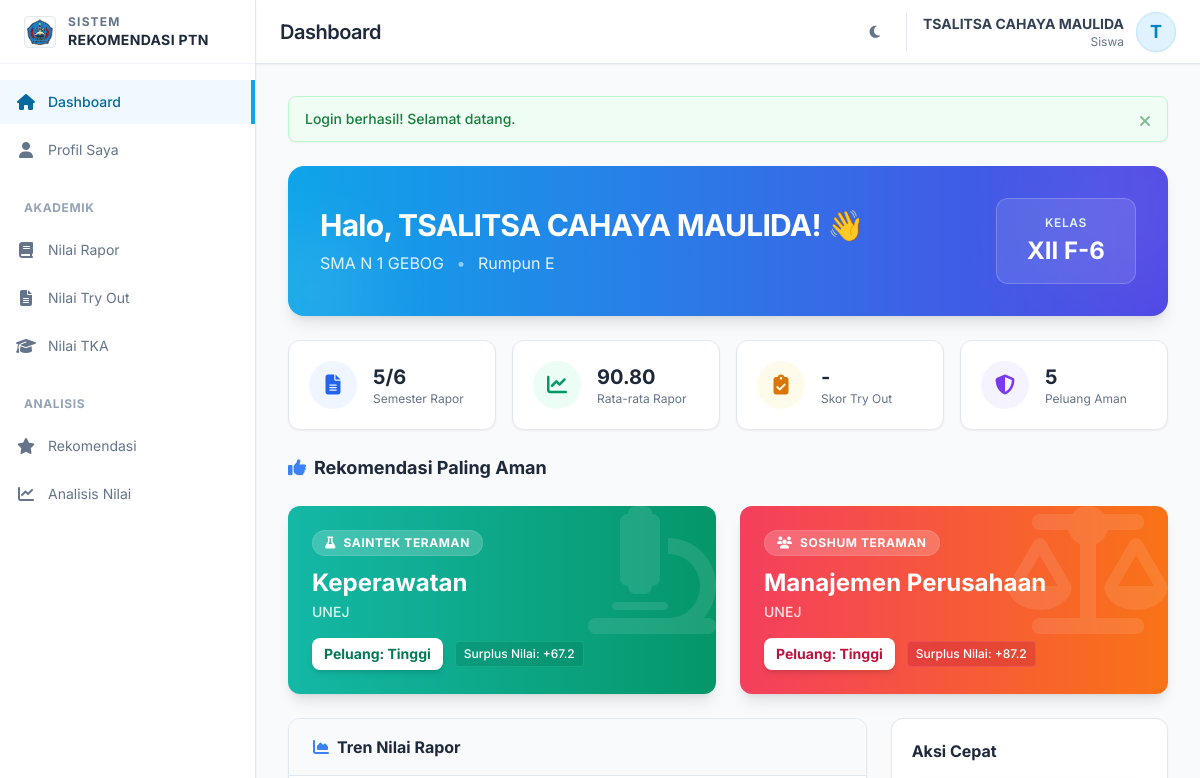
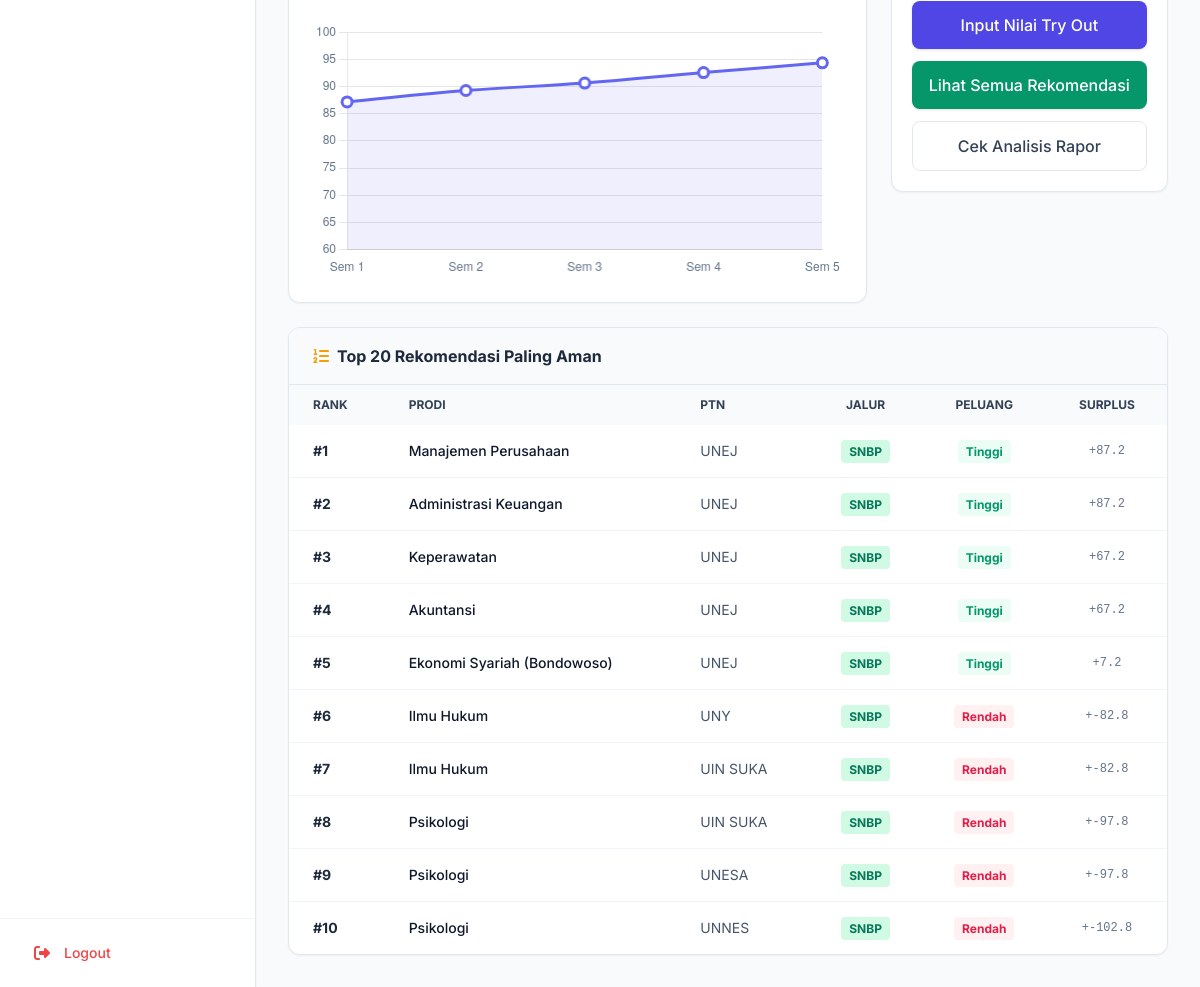
The app's page /siswa/dashboard.php (signed in) with its own data (2 pictures, top to bottom).
### tables this page shows
CREATE TABLE `users` (
  `id` int NOT NULL,
  `username` varchar(50) NOT NULL,
  `password` varchar(255) NOT NULL,
  `role` enum('siswa','admin') DEFAULT 'siswa',
  `nama` varchar(100) NOT NULL,
  `is_active` tinyint(1) DEFAULT '1',
  `created_at` timestamp NULL DEFAULT CURRENT_TIMESTAMP,
  `updated_at` timestamp NULL DEFAULT CURRENT_TIMESTAMP ON UPDATE CURRENT_TIMESTAMP
);

CREATE TABLE `siswa_profile` (
  `id` int NOT NULL,
  `user_id` int NOT NULL,
  `nisn` varchar(20) DEFAULT NULL,
  `kelas` varchar(20) DEFAULT NULL,
  `kode_rumpun` varchar(5) DEFAULT NULL,
  `asal_sekolah` varchar(100) DEFAULT 'SMAN 1 Gebog',
  `tahun_lulus` int DEFAULT NULL,
  `minat_saintek` text,
  `minat_soshum` text,
  `foto` varchar(255) DEFAULT NULL,
  `created_at` timestamp NULL DEFAULT CURRENT_TIMESTAMP,
  `updated_at` timestamp NULL DEFAULT CURRENT_TIMESTAMP ON UPDATE CURRENT_TIMESTAMP,
  `status` enum('Aktif','Lulus','Pindah') DEFAULT 'Aktif'
);

CREATE TABLE `rekomendasi` (
  `id` int NOT NULL,
  `siswa_id` int NOT NULL,
  `prodi_id` int NOT NULL,
  `jalur` enum('SNBP','SNBT') NOT NULL,
  `skor` decimal(6,2) DEFAULT '0.00',
  `peluang` enum('Tinggi','Sedang','Rendah') DEFAULT 'Sedang',
  `alasan` text,
  `ranking` int DEFAULT '0',
  `created_at` timestamp NULL DEFAULT CURRENT_TIMESTAMP
);

CREATE TABLE `prodi` (
  `id` int NOT NULL,
  `ptn_id` int NOT NULL,
  `nama` varchar(150) NOT NULL,
  `jenjang` varchar(10) DEFAULT 'S1',
  `fakultas` varchar(100) DEFAULT NULL,
  `rumpun` varchar(50) DEFAULT 'Saintek',
  `passing_grade` decimal(10,2) DEFAULT '0.00',
  `daya_tampung_snbp` int DEFAULT '0',
  `daya_tampung_snbt` int DEFAULT '0',
  `daya_tampung` int DEFAULT '0',
  `akreditasi` enum('Unggul','Baik Sekali','Baik','A','B','C') DEFAULT 'Baik',
  `deskripsi` text,
  `prospek_kerja` text,
  `created_at` timestamp NULL DEFAULT CURRENT_TIMESTAMP
);

CREATE TABLE `ptn` (
  `id` int NOT NULL,
  `nama` varchar(150) NOT NULL,
  `singkatan` varchar(20) DEFAULT NULL,
  `kota` varchar(100) DEFAULT '-',
  `provinsi` varchar(100) DEFAULT '-',
  `alamat` text,
  `website` varchar(255) DEFAULT '-',
  `jenis` varchar(50) DEFAULT 'Negeri',
  `created_at` timestamp NULL DEFAULT CURRENT_TIMESTAMP
);

### siswa/dashboard.php (the view, shortened to what the rows shown need)
<?php
$pageTitle = 'Dashboard';
require_once __DIR__ . '/../includes/Database.php';
require_once __DIR__ . '/../includes/Auth.php';
$db = Database::getInstance();
require_once __DIR__ . '/../templates/header-siswa.php';
$siswaId = $_SESSION['siswa_id'];
if (!isset($profile) || !$profile) {
    $profile = $db->queryOne("SELECT * FROM siswa_profile WHERE id = ?", [$siswaId]);
}
$nilaiRapor = $db->query("SELECT * FROM nilai_rapor WHERE siswa_id = ? ORDER BY semester ASC", [$siswaId]);
$topSaintek = $db->queryOne("
    SELECT r.*, p.nama as prodi_nama, pt.singkatan as ptn_singkatan,
           (r.skor - p.passing_grade) as safety_margin
    FROM rekomendasi r
    JOIN prodi p ON r.prodi_id = p.id
    JOIN ptn pt ON p.ptn_id = pt.id
    WHERE r.siswa_id = ?
    AND (p.rumpun LIKE '%Saintek%' OR p.rumpun LIKE '%Teknik%' OR p.rumpun LIKE '%Sains%' OR p.nama LIKE '%Teknik%')
    ORDER BY safety_margin DESC
    LIMIT 1
", [$siswaId]);
$topSoshum = $db->queryOne("
    SELECT r.*, p.nama as prodi_nama, pt.singkatan as ptn_singkatan,
           (r.skor - p.passing_grade) as safety_margin
    FROM rekomendasi r
    JOIN prodi p ON r.prodi_id = p.id
    JOIN ptn pt ON p.ptn_id = pt.id
    WHERE r.siswa_id = ?
    AND (p.rumpun LIKE '%Soshum%' OR p.rumpun LIKE '%Sosial%' OR p.rumpun LIKE '%Hum%' OR p.nama LIKE '%Hukum%' OR p.nama LIKE '%Manajemen%')
    ORDER BY safety_margin DESC
    LIMIT 1
", [$siswaId]);
$top20List = $db->query("
    SELECT r.*, p.nama as prodi_nama, pt.singkatan as ptn_singkatan, p.daya_tampung_snbp, p.daya_tampung_snbt,
           (r.skor - p.passing_grade) as safety_margin
    FROM rekomendasi r
    JOIN prodi p ON r.prodi_id = p.id
    JOIN ptn pt ON p.ptn_id = pt.id
    WHERE r.siswa_id = ?
    ORDER BY safety_margin DESC
    LIMIT 20
", [$siswaId]);
?>
<div class="space-y-6">
    <div class="relative overflow-hidden rounded-2xl bg-gradient-to-r from-sky-500 to-indigo-600 p-8 text-white shadow-lg dark:from-sky-700 dark:to-indigo-800">
        <div class="relative z-10 flex flex-col justify-between gap-6 md:flex-row md:items-center">
            <div>
                <h2 class="mb-2 text-3xl font-bold tracking-tight">Halo, <?= sanitize($profile['nama'] ?? $user['nama']) ?>! 👋</h2>
                <p class="text-sky-100">
                    <?= !empty($profile['asal_sekolah']) ? sanitize($profile['asal_sekolah']) : 'Selamat Datang' ?>
                    <span class="mx-2 opacity-60">•</span>
                    <?= !empty($profile['kode_rumpun']) ? 'Rumpun ' . $profile['kode_rumpun'] : 'Mapel Pilihan' ?>
                </p>
            </div>
            <div class="min-w-[140px] rounded-xl border border-white/20 bg-white/10 p-4 text-center backdrop-blur-sm">
                <p class="mb-1 text-xs font-semibold uppercase tracking-wider text-sky-100">Kelas</p>
                <div class="text-2xl font-bold"><?= $profile['kelas'] ?? '-' ?></div>
            </div>
        </div>
    </div>
    <div class="grid grid-cols-1 md:grid-cols-2 gap-6">
        <div class="relative bg-gradient-to-r from-teal-500 to-emerald-600 rounded-xl p-6 text-white shadow-lg overflow-hidden group transition hover:shadow-xl">
            <div class="relative z-10">
                <div class="flex items-center gap-2 mb-3">
                    <span class="bg-white/20 backdrop-blur-md px-3 py-1 rounded-full text-xs font-bold uppercase tracking-wider border border-white/10"><i class="fas fa-flask mr-1"></i> Saintek Teraman</span>
                </div>
                <?php if($topSaintek): ?>
                    <h3 class="text-2xl font-bold mb-1 leading-tight"><?= $topSaintek['prodi_nama'] ?></h3>
                    <p class="text-emerald-50 font-medium mb-4 text-sm opacity-90"><?= $topSaintek['ptn_singkatan'] ?></p>
                    <div class="inline-flex items-center gap-3">
                        <div class="bg-white text-emerald-700 px-3 py-1.5 rounded-lg font-bold shadow-md text-sm">
                            Peluang: <?= $topSaintek['peluang'] ?>
                        </div>
                        <span class="text-xs font-medium bg-emerald-700/30 px-2 py-1 rounded border border-emerald-400/30">
                            Surplus Nilai: +<?= number_format($topSaintek['safety_margin'], 1) ?>
                        </span>
                    </div>
                <?php else: ?>
                    <p class="italic opacity-80 text-sm py-4">Belum ada rekomendasi Saintek yang aman.</p>
                <?php endif; ?>
            </div>
        </div>
        <div class="relative bg-gradient-to-r from-rose-500 to-orange-500 rounded-xl p-6 text-white shadow-lg overflow-hidden group transition hover:shadow-xl">
            <div class="relative z-10">
                <div class="flex items-center gap-2 mb-3">
                    <span class="bg-white/20 backdrop-blur-md px-3 py-1 rounded-full text-xs font-bold uppercase tracking-wider border border-white/10"><i class="fas fa-users mr-1"></i> Soshum Teraman</span>
                </div>
                <?php if($topSoshum): ?>
                    <h3 class="text-2xl font-bold mb-1 leading-tight"><?= $topSoshum['prodi_nama'] ?></h3>
                    <p class="text-rose-50 font-medium mb-4 text-sm opacity-90"><?= $topSoshum['ptn_singkatan'] ?></p>
                    <div class="inline-flex items-center gap-3">
                        <div class="bg-white text-rose-700 px-3 py-1.5 rounded-lg font-bold shadow-md text-sm">
                            Peluang: <?= $topSoshum['peluang'] ?>
                        </div>
                        <span class="text-xs font-medium bg-rose-700/30 px-2 py-1 rounded border border-rose-400/30">
                            Surplus Nilai: +<?= number_format($topSoshum['safety_margin'], 1) ?>
                        </span>
                    </div>
                <?php else: ?>
                    <p class="italic opacity-80 text-sm py-4">Belum ada rekomendasi Soshum yang aman.</p>
                <?php endif; ?>
            </div>
        </div>
    </div>
    <div class="overflow-hidden rounded-xl border border-slate-200 bg-white shadow-sm dark:border-slate-700 dark:bg-slate-800">
        <div class="overflow-x-auto">
            <table class="w-full text-left text-sm text-slate-600 dark:text-slate-400">
                <thead class="bg-slate-50 text-xs uppercase text-slate-700 dark:bg-slate-700 dark:text-slate-200">
                    <tr>
                        <th class="px-6 py-3">Rank</th>
                        <th class="px-6 py-3">Prodi</th>
                        <th class="px-6 py-3">PTN</th>
                        <th class="px-6 py-3 text-center">Jalur</th>
                        <th class="px-6 py-3 text-center">Peluang</th>
                        <th class="px-6 py-3 text-center">Surplus</th>
                    </tr>
                </thead>
                <tbody class="divide-y divide-slate-100 dark:divide-slate-700">
                    <?php if(empty($top20List)): ?>
                        <tr><td colspan="6" class="px-6 py-8 text-center text-slate-400 italic">Belum ada data rekomendasi.</td></tr>
                    <?php else: ?>
                        <?php foreach($top20List as $idx => $row): ?>
                        <tr class="hover:bg-slate-50 dark:hover:bg-slate-700/50">
                            <td class="px-6 py-4 font-bold text-slate-800 dark:text-white">#<?= $idx + 1 ?></td>
                            <td class="px-6 py-4 font-medium text-slate-900 dark:text-white"><?= $row['prodi_nama'] ?></td>
                            <td class="px-6 py-4"><?= $row['ptn_singkatan'] ?></td>
                            <td class="px-6 py-4 text-center">
                                <span class="rounded px-2 py-1 text-xs font-bold <?= $row['jalur'] == 'SNBP' ? 'bg-emerald-100 text-emerald-700' : 'bg-blue-100 text-blue-700' ?>"><?= $row['jalur'] ?></span>
                            </td>
                            <td class="px-6 py-4 text-center">
                                <?php
                                    $cls = match($row['peluang']) { 'Tinggi'=>'text-emerald-600 bg-emerald-50', 'Sedang'=>'text-amber-600 bg-amber-50', default=>'text-rose-600 bg-rose-50' };
                                ?>
                                <span class="rounded px-2 py-1 text-xs font-bold <?= $cls ?>"><?= $row['peluang'] ?></span>
                            </td>
                            <td class="px-6 py-4 text-center text-xs font-mono font-medium text-slate-500">
                                +<?= number_format($row['safety_margin'], 1) ?>
                            </td>
                        </tr>
                        <?php endforeach; ?>
                    <?php endif; ?>
                </tbody>
            </table>
        </div>
    </div>
    <?php if (!empty($nilaiRapor)): ?>
    <script>
        document.addEventListener('DOMContentLoaded', function () {
            const ctx = document.getElementById('nilaiChart');
            if (ctx) {
                const isDark = document.documentElement.classList.contains('dark');
                const textColor = isDark ? '#94a3b8' : '#64748b';
                new Chart(ctx, {
                    type: 'line',
                    data: {
                        labels: <?= json_encode(array_map(fn($n) => 'Sem ' . $n['semester'], $nilaiRapor)) ?>,
                        datasets: [{
                            label: 'Nilai Rata-rata',
                            data: <?= json_encode(array_map(fn($n) => $n['rata_rata'], $nilaiRapor)) ?>,
                            borderColor: '#6366f1',
                            backgroundColor: 'rgba(99, 102, 241, 0.1)',
                            borderWidth: 3,
                            fill: true,
                            tension: 0.4,
                            pointBackgroundColor: '#fff',
                            pointBorderColor: '#6366f1',
                            pointRadius: 5
                        }]
                    },
                    options: {
                        responsive: true,
                        maintainAspectRatio: false,
                        plugins: { legend: { display: false } },
                        scales: {
                            y: { min: 60, max: 100, ticks: { color: textColor } },
                            x: { ticks: { color: textColor }, grid: { display: false } }
                        }
                    }
                });
            }
        });
    </script>
    <?php endif; ?>
</div>
<?php require_once __DIR__ . '/../templates/footer.php'; ?>

### templates/header-siswa.php (shortened to what the rows shown need)
<?php
require_once __DIR__ . '/../includes/Auth.php';
require_once __DIR__ . '/../includes/functions.php';
$auth = new Auth();
$auth->requireSiswa();
$auth->checkSessionTimeout(1800);
$user = $auth->getUser();
$initial = strtoupper(substr($user['nama'] ?? 'S', 0, 1));
?>
<!DOCTYPE html>
<html lang="id" class="scroll-smooth">
<head>
    <link rel="stylesheet" href="https://cdnjs.cloudflare.com/ajax/libs/font-awesome/6.5.1/css/all.min.css">
    <script src="https://cdn.tailwindcss.com"></script>
</head>
<body class="bg-slate-50 text-slate-800 antialiased dark:bg-slate-900 dark:text-slate-100 transition-colors duration-300">
    <div class="flex h-screen overflow-hidden">
        <div class="flex-1 flex flex-col overflow-hidden relative">
            <header class="bg-white h-16 shadow-sm border-b border-slate-200 flex items-center justify-between px-4 sm:px-6 z-40 dark:bg-slate-800 dark:border-slate-700 transition-colors duration-300">
                <div class="flex items-center gap-4">
                    <h1 class="text-xl font-semibold text-slate-800 tracking-tight hidden sm:block dark:text-white">
                        <?= isset($pageTitle) ? $pageTitle : 'Dashboard' ?>
                    </h1>
                </div>
                <div class="flex items-center gap-4">
                    <div class="flex items-center gap-3 pl-4 border-l border-slate-200 dark:border-slate-600">
                        <div class="text-right hidden sm:block">
                            <div class="text-sm font-bold text-slate-700 dark:text-slate-200"><?= sanitize($user['nama']) ?></div>
                            <div class="text-xs text-slate-500 dark:text-slate-400">Siswa</div>
                        </div>
                        <div class="h-10 w-10 rounded-full bg-sky-100 border border-sky-200 flex items-center justify-center overflow-hidden text-sky-600 font-bold text-lg shadow-sm dark:bg-sky-900 dark:text-sky-300 dark:border-sky-700">
                            <?= $initial ?>
                        </div>
                    </div>
                </div>
            </header>
            <main class="flex-1 overflow-x-hidden overflow-y-auto bg-slate-50 p-4 sm:p-6 lg:p-8 dark:bg-slate-900 transition-colors duration-300">

### records on screen
users: nama "TSALITSA CAHAYA MAULIDA", nama "T"
siswa_profile: asal_sekolah "SMA N 1 GEBOG", kode_rumpun "E", kelas "XII F-6"
rekomendasi: prodi.nama "Keperawatan", ptn.singkatan "UNEJ", peluang "Tinggi", jalur "SNBP", safety_margin "67.2"
rekomendasi: prodi.nama "Manajemen Perusahaan", ptn.singkatan "UNEJ", peluang "Tinggi", jalur "SNBP", safety_margin "87.2"
rekomendasi: prodi.nama "Administrasi Keuangan", ptn.singkatan "UNEJ", jalur "SNBP", peluang "Tinggi", safety_margin "87.2"
rekomendasi: prodi.nama "Akuntansi", ptn.singkatan "UNEJ", jalur "SNBP", peluang "Tinggi", safety_margin "67.2"
rekomendasi: prodi.nama "Ekonomi Syariah (Bondowoso)", ptn.singkatan "UNEJ", jalur "SNBP", peluang "Tinggi", safety_margin "7.2"
rekomendasi: prodi.nama "Ilmu Hukum", ptn.singkatan "UNY", jalur "SNBP", peluang "Rendah", safety_margin "-82.8"
rekomendasi: prodi.nama "Ilmu Hukum", ptn.singkatan "UIN SUKA", jalur "SNBP", peluang "Rendah", safety_margin "-82.8"
rekomendasi: prodi.nama "Psikologi", ptn.singkatan "UIN SUKA", jalur "SNBP", peluang "Rendah", safety_margin "-97.8"
rekomendasi: prodi.nama "Psikologi", ptn.singkatan "UNESA", jalur "SNBP", peluang "Rendah", safety_margin "-97.8"
rekomendasi: prodi.nama "Psikologi", ptn.singkatan "UNNES", jalur "SNBP", peluang "Rendah", safety_margin "-102.8"

### other values on screen
$pageTitle "Dashboard"
$flash['message'] "Login berhasil! Selamat datang."
count($nilaiRapor) "5"
$avgRapor['avg'] "90.80"
$jumlahRekomAman "5"
$topSaintek['safety_margin'] "67.2"
$topSoshum['safety_margin'] "87.2"
